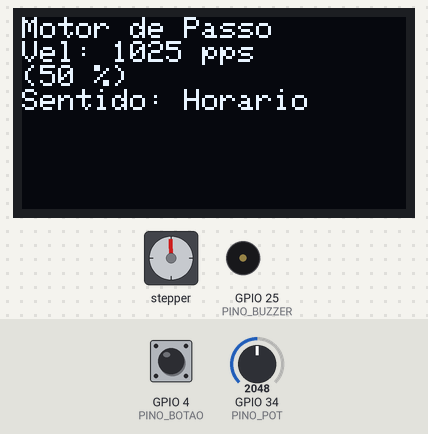
Bench run of a sketch on a simulated ESP32. Shown: stepper motor, 128×64 one-colour display, buzzer (waves = sounding). Wiring (from diagram.json): stepper motor driver (200 steps per turn assumed): step GPIO 27; direction GPIO 14. The test bench sets the inputs (shaded band); at power-on: GPIO 4 (PINO_BOTAO) HIGH, GPIO 34 (PINO_POT) = 2048 (analog values on the 0–4095 scale). What the sketch prints to the serial monitor is not drawn.

Above: at 1.5 s.
1.6 s: GPIO 4 (PINO_BOTAO) pulled LOW for 0.15 s
At 2.9 s:
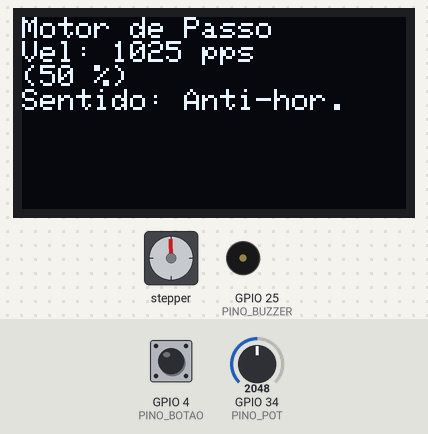
3.2 s: GPIO 34 (PINO_POT) set to 1960
At 4.5 s:
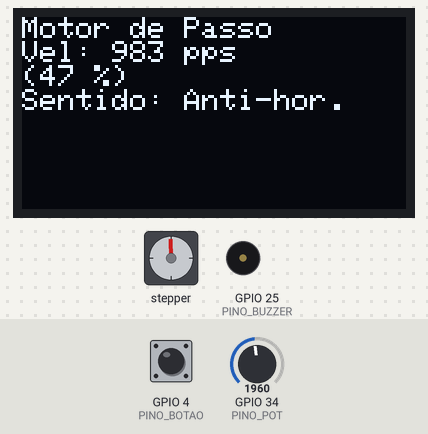
4.8 s: GPIO 4 (PINO_BOTAO) pulled LOW for 1 s
At 5.7 s:
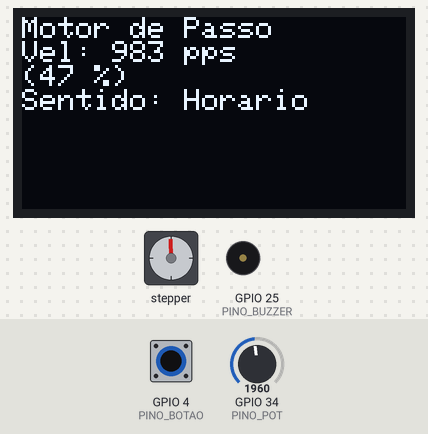
7.3 s: GPIO 34 (PINO_POT) set to 2040
At 7.6 s:
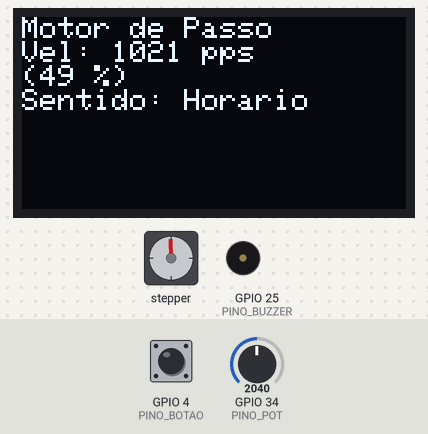
8.8 s: GPIO 34 (PINO_POT) set to 2047
At 10.1 s:
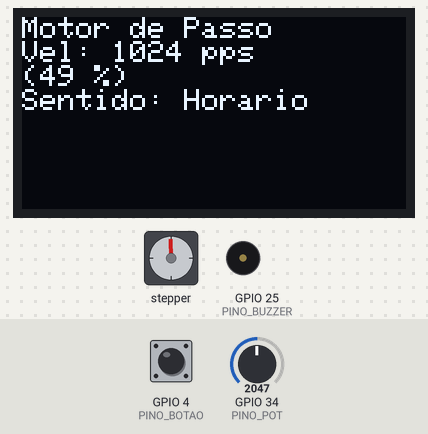
Timing chart, 0 to 11.4 s (numbered marks = the images above; inputs shaded):
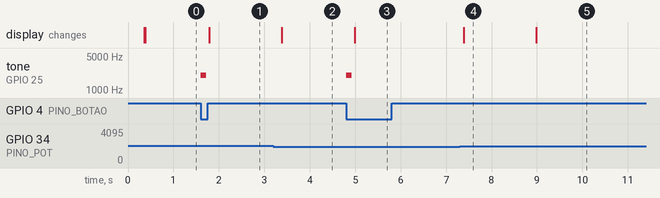

Measured:
- after the input at 1.6 s, tone on GPIO 25 (PINO_BUZZER): silent → 2000 Hz at once, → silent 0.12 s later; the display: changes after 0.18 s (image 1)
- after the input at 3.2 s, the display: changes after 0.19 s (image 2)
- after the input at 4.8 s, tone on GPIO 25 (PINO_BUZZER): silent → 2000 Hz at once, → silent 0.12 s later; the display: changes after 0.19 s (image 3)
- after the input at 7.3 s, the display: changes after 0.09 s (image 4)
- after the input at 8.8 s, the display: changes after 0.19 s (image 5)

The sketch:

sketch.ino
```cpp
/*
 * SEL0433 - Projeto 3 - Parte 2 (Exercício 2.2
 Giovanni Costa de Almeida - 15004579
 */

#include <Wire.h>
#include <Adafruit_GFX.h>
#include <Adafruit_SSD1306.h>
// --- NÃO FUNCIONA adequuadamente
// #include "driver/mcpwm_timer.h"
// #include "driver/mcpwm_oper.h"
// #include "driver/mcpwm_cmpr.h"
// #include "driver/mcpwm_gen.h"

//pinos
const int PINO_STEP = 27;      // Gerado pelo MCPWM -> STEP do A4988
const int PINO_DIR = 14;       // Sentido de rotação -> DIR do A4988
const int PINO_POT = 34;       // Potenciômetro
const int PINO_BOTAO = 4;      // Botão (troca de sentido) e uma interrupção
const int PINO_BUZZER = 25;

//faixa d velocidade
const int FREQUENCIA_MINIMA = 50;    // velocidade mínima (Hz de pulsos STEP)
const int FREQUENCIA_MAXIMA = 2000;  // velocidade máxima

// --- NÃO funciona adequadamente
// // Resolução do timer MCPWM
// const uint32_t RESOLUCAO_TIMER_HZ = 1000000; // 1 tick = 1 us
//
// //Handles do MCPWM
// mcpwm_timer_handle_t temporizadorMcpwm = NULL;
// mcpwm_oper_handle_t operadorMcpwm = NULL;
// mcpwm_cmpr_handle_t comparadorMcpwm = NULL;
// mcpwm_gen_handle_t geradorMcpwm = NULL;

// --- FUNCIONAusando o ledc no lugar do mcpwm-
const int RESOLUCAO_LEDC_BITS = 8; // 8 bits -> duty de 0 a 255 (usaremos 128 = 50%)

// display
#define SCREEN_WIDTH 128
#define SCREEN_HEIGHT 64
Adafruit_SSD1306 tela(SCREEN_WIDTH, SCREEN_HEIGHT, &Wire, -1);

// estado (relacionado ao sentido do motor)
volatile bool sentidoHorario = true;
volatile bool sentidoAlterado = false; // sinalizado pela ISR e tratado no loop
volatile unsigned long ultimoDebounce = 0;
const unsigned long TEMPO_DEBOUNCE = 250;

unsigned long ultimaAtualizacao = 0;
const unsigned long INTERVALO_ATUALIZACAO = 200; // ms entre atualizações de tela/serial

// ISR da chave
void IRAM_ATTR botaoPressionado() {
  unsigned long tempoAtual = millis();

  if (tempoAtual - ultimoDebounce > TEMPO_DEBOUNCE) {
    sentidoHorario = !sentidoHorario;
    sentidoAlterado = true;
    ultimoDebounce = tempoAtual;
  }
}

void tocarBuzzer() {
  tone(PINO_BUZZER, 2000, 120); // bipe curto de 2 kHz por 120 ms
}

// --- nn pega adequadamente
// // Configura o MCPWM pra dar um trem de pulsos no pino step do CI A4988
// void configurarStepMcpwm(uint32_t frequenciaInicial) {
//
//   uint32_t periodoTicks = RESOLUCAO_TIMER_HZ / frequenciaInicial;
//
//   mcpwm_timer_config_t configuracaoTimer = {};
//   configuracaoTimer.group_id = 0;
//   configuracaoTimer.clk_src = MCPWM_TIMER_CLK_SRC_DEFAULT;
//   configuracaoTimer.resolution_hz = RESOLUCAO_TIMER_HZ;
//   configuracaoTimer.period_ticks = periodoTicks;
//   configuracaoTimer.count_mode = MCPWM_TIMER_COUNT_MODE_UP;
//   mcpwm_new_timer(&configuracaoTimer, &temporizadorMcpwm);
//
//   mcpwm_operator_config_t configuracaoOperador = {};
//   configuracaoOperador.group_id = 0;
//   mcpwm_new_operator(&configuracaoOperador, &operadorMcpwm);
//   mcpwm_operator_connect_timer(operadorMcpwm, temporizadorMcpwm);
//
//   mcpwm_comparator_config_t configuracaoComparador = {};
//   configuracaoComparador.flags.update_cmp_on_tez = true;
//   mcpwm_new_comparator(operadorMcpwm, &configuracaoComparador, &comparadorMcpwm);
//   mcpwm_comparator_set_compare_value(comparadorMcpwm, periodoTicks / 2); // 50%
//
//   mcpwm_generator_config_t configuracaoGerador = {};
//   configuracaoGerador.gen_gpio_num = PINO_STEP;
//   mcpwm_new_generator(operadorMcpwm, &configuracaoGerador, &geradorMcpwm);
//
//   // Nível alto no início do período (contagem para cima, evento "vazio")
//   mcpwm_generator_set_action_on_timer_event(
//       geradorMcpwm,
//       MCPWM_GEN_TIMER_EVENT_ACTION(MCPWM_TIMER_DIRECTION_UP, MCPWM_TIMER_EVENT_EMPTY, MCPWM_GEN_ACTION_HIGH));
//
//   // Nível baixo quando bater no valor do comparador (50% do período)
//   mcpwm_generator_set_action_on_compare_event(
//       geradorMcpwm,
//       MCPWM_GEN_COMPARE_EVENT_ACTION(MCPWM_TIMER_DIRECTION_UP, comparadorMcpwm, MCPWM_GEN_ACTION_LOW));
//
//   mcpwm_timer_enable(temporizadorMcpwm);
//   mcpwm_timer_start_stop(temporizadorMcpwm, MCPWM_TIMER_START_NO_STOP);
// }
//
// // Atualiza a frequência dos pulsos de STEP (velocidade), mantendo 50% de duty
// void definirFrequenciaStep(uint32_t frequencia) {
//
//   uint32_t periodoTicks = RESOLUCAO_TIMER_HZ / frequencia;
//
//   mcpwm_timer_set_period(temporizadorMcpwm, periodoTicks);
//   mcpwm_comparator_set_compare_value(comparadorMcpwm, periodoTicks / 2);
// }

// --- FUNCIONA  LEDC (PWM normal)
// Configura o LEDC pra dar um trem de pulsos no pino step do CI A4988
void configurarStepPwm(uint32_t frequenciaInicial) {
  ledcAttach(PINO_STEP, frequenciaInicial, RESOLUCAO_LEDC_BITS);
  ledcWrite(PINO_STEP, 128); // duty de 50% (128 de 255)
}

// Atualiza a frequência dos pulsos de STEP (velocidade), mantendo 50% de duty
void definirFrequenciaStep(uint32_t frequencia) {
  ledcChangeFrequency(PINO_STEP, frequencia, RESOLUCAO_LEDC_BITS);
  ledcWrite(PINO_STEP, 128); // garante duty de 50%
}

void setup() {

  Serial.begin(115200);
  delay(300);
  Serial.println("=== Projeto 3 - Parte 2 (Ex.2): PWM (LEDC) - Motor de Passo (A4988) ===");

  pinMode(PINO_DIR, OUTPUT);
  pinMode(PINO_BOTAO, INPUT_PULLUP);
  attachInterrupt(digitalPinToInterrupt(PINO_BOTAO), botaoPressionado, FALLING);

  pinMode(PINO_BUZZER, OUTPUT);
  analogReadResolution(12);

  // configurarStepMcpwm(FREQUENCIA_MINIMA); // NÃO FUNCIONA NO WOKWI
  configurarStepPwm(FREQUENCIA_MINIMA); // FUNCIONA NO WOKWI

  digitalWrite(PINO_DIR, sentidoHorario ? HIGH : LOW);

  // Display OLED
  Wire.begin(21, 22);

  if (!tela.begin(SSD1306_SWITCHCAPVCC, 0x3C)) {

    Serial.println("Falha ao iniciar o display OLED");

  } else {

    tela.clearDisplay();
    tela.setTextSize(1);
    tela.setTextColor(SSD1306_WHITE);
    tela.setCursor(0, 0);
    tela.println("Motor de Passo");
    tela.println("PWM + A4988");
    tela.display();
  }
}

void loop() {

  int leituraPotenciometro = analogRead(PINO_POT);

  int frequenciaPassos = map(leituraPotenciometro, 0, 4095,
                             FREQUENCIA_MINIMA, FREQUENCIA_MAXIMA);

  digitalWrite(PINO_DIR, sentidoHorario ? HIGH : LOW);

  if (sentidoAlterado) {

    sentidoAlterado = false;
    tocarBuzzer();

    Serial.println("___________________Sentido de rotacao alterado!________");
  }

  unsigned long tempoAtual = millis();

  if (tempoAtual - ultimaAtualizacao >= INTERVALO_ATUALIZACAO) {

    ultimaAtualizacao = tempoAtual;

    definirFrequenciaStep(frequenciaPassos);

    int porcentagemVelocidade = map(frequenciaPassos,
                                    FREQUENCIA_MINIMA,
                                    FREQUENCIA_MAXIMA,
                                    0,
                                    100);

    Serial.print("Velocidade: ");
    Serial.print(frequenciaPassos);
    Serial.print(" passos/s (");
    Serial.print(porcentagemVelocidade);
    Serial.print("%) | Sentido: ");
    Serial.println(sentidoHorario ? "Horario" : "Anti-horario");

    tela.clearDisplay();
    tela.setCursor(0, 0);
    tela.println("Motor de Passo");
    tela.print("Vel: ");
    tela.print(frequenciaPassos);
    tela.println(" pps");
    tela.print("(");
    tela.print(porcentagemVelocidade);
    tela.println(" %)");
    tela.print("Sentido: ");
    tela.println(sentidoHorario ? "Horario" : "Anti-hor.");
    tela.display();
  }
}
```
